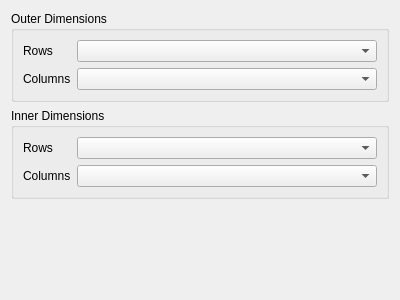
<?xml version="1.0" encoding="UTF-8"?>
<ui version="4.0">
 <class>Form</class>
 <widget class="QWidget" name="Form">
  <property name="geometry">
   <rect>
    <x>0</x>
    <y>0</y>
    <width>400</width>
    <height>300</height>
   </rect>
  </property>
  <property name="sizePolicy">
   <sizepolicy hsizetype="Minimum" vsizetype="MinimumExpanding">
    <horstretch>0</horstretch>
    <verstretch>0</verstretch>
   </sizepolicy>
  </property>
  <property name="windowTitle">
   <string>Form</string>
  </property>
  <layout class="QVBoxLayout" name="verticalLayout">
   <item>
    <widget class="QGroupBox" name="groupBox">
     <property name="sizePolicy">
      <sizepolicy hsizetype="Minimum" vsizetype="Minimum">
       <horstretch>0</horstretch>
       <verstretch>0</verstretch>
      </sizepolicy>
     </property>
     <property name="title">
      <string>Outer Dimensions</string>
     </property>
     <layout class="QFormLayout" name="formLayout">
      <item row="0" column="0">
       <widget class="QLabel" name="label">
        <property name="text">
         <string>Rows</string>
        </property>
       </widget>
      </item>
      <item row="0" column="1">
       <widget class="QComboBox" name="cb_row_outer">
        <property name="sizePolicy">
         <sizepolicy hsizetype="Minimum" vsizetype="Fixed">
          <horstretch>0</horstretch>
          <verstretch>0</verstretch>
         </sizepolicy>
        </property>
       </widget>
      </item>
      <item row="1" column="0">
       <widget class="QLabel" name="label_2">
        <property name="text">
         <string>Columns</string>
        </property>
       </widget>
      </item>
      <item row="1" column="1">
       <widget class="QComboBox" name="cb_col_outer">
        <property name="sizePolicy">
         <sizepolicy hsizetype="Minimum" vsizetype="Fixed">
          <horstretch>0</horstretch>
          <verstretch>0</verstretch>
         </sizepolicy>
        </property>
       </widget>
      </item>
     </layout>
    </widget>
   </item>
   <item>
    <widget class="QGroupBox" name="groupBox_2">
     <property name="sizePolicy">
      <sizepolicy hsizetype="Minimum" vsizetype="Minimum">
       <horstretch>0</horstretch>
       <verstretch>0</verstretch>
      </sizepolicy>
     </property>
     <property name="title">
      <string>Inner Dimensions</string>
     </property>
     <layout class="QFormLayout" name="formLayout_2">
      <item row="0" column="0">
       <widget class="QLabel" name="label_3">
        <property name="text">
         <string>Rows</string>
        </property>
       </widget>
      </item>
      <item row="0" column="1">
       <widget class="QComboBox" name="cb_row_inner">
        <property name="sizePolicy">
         <sizepolicy hsizetype="Minimum" vsizetype="Fixed">
          <horstretch>0</horstretch>
          <verstretch>0</verstretch>
         </sizepolicy>
        </property>
       </widget>
      </item>
      <item row="1" column="0">
       <widget class="QLabel" name="label_4">
        <property name="text">
         <string>Columns</string>
        </property>
       </widget>
      </item>
      <item row="1" column="1">
       <widget class="QComboBox" name="cb_col_inner">
        <property name="sizePolicy">
         <sizepolicy hsizetype="Minimum" vsizetype="Fixed">
          <horstretch>0</horstretch>
          <verstretch>0</verstretch>
         </sizepolicy>
        </property>
       </widget>
      </item>
     </layout>
    </widget>
   </item>
   <item>
    <spacer name="verticalSpacer">
     <property name="orientation">
      <enum>Qt::Vertical</enum>
     </property>
     <property name="sizeHint" stdset="0">
      <size>
       <width>20</width>
       <height>40</height>
      </size>
     </property>
    </spacer>
   </item>
  </layout>
 </widget>
 <resources/>
 <connections/>
</ui>
